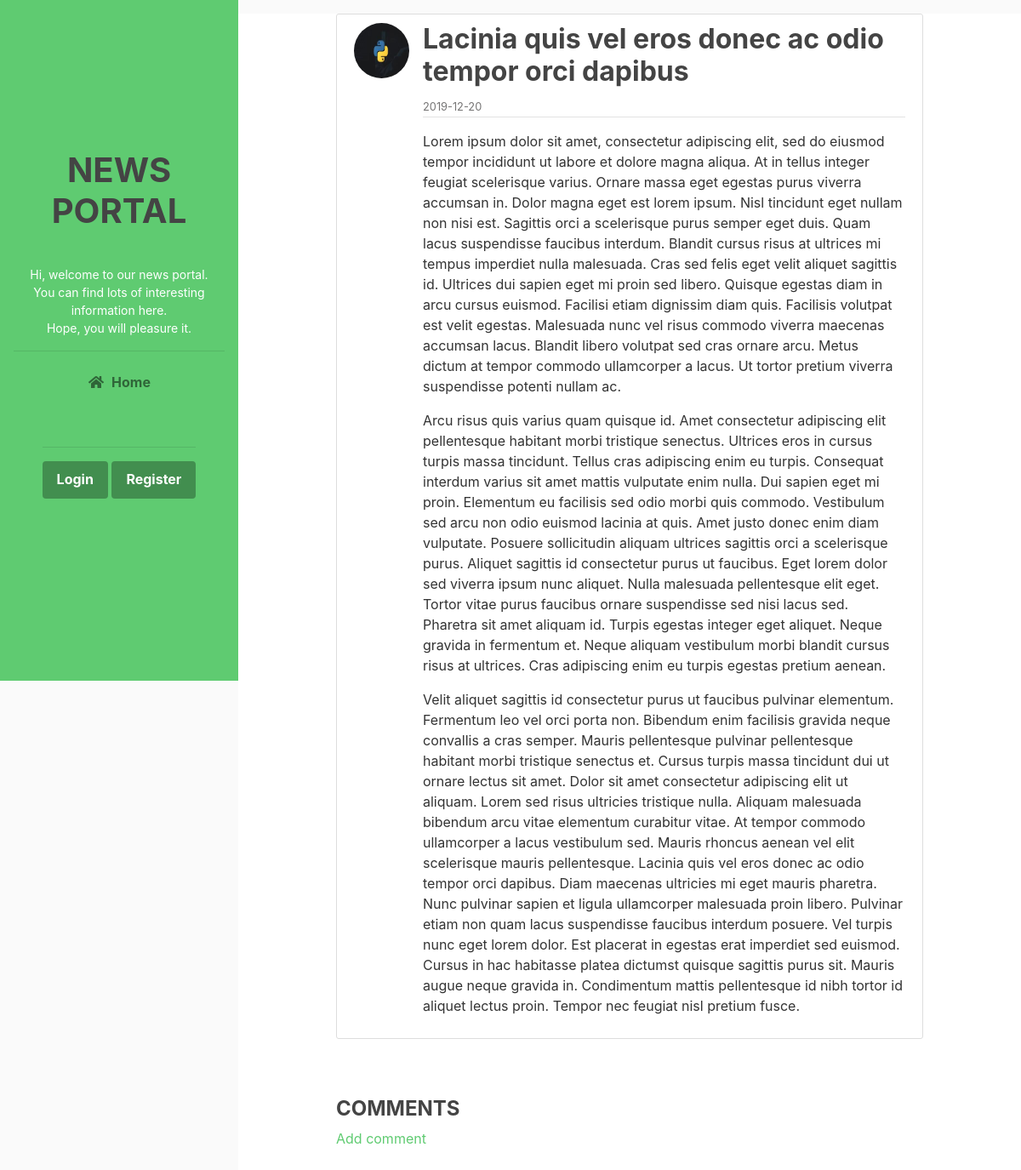
The page /post/32 on the database as committed earlier.
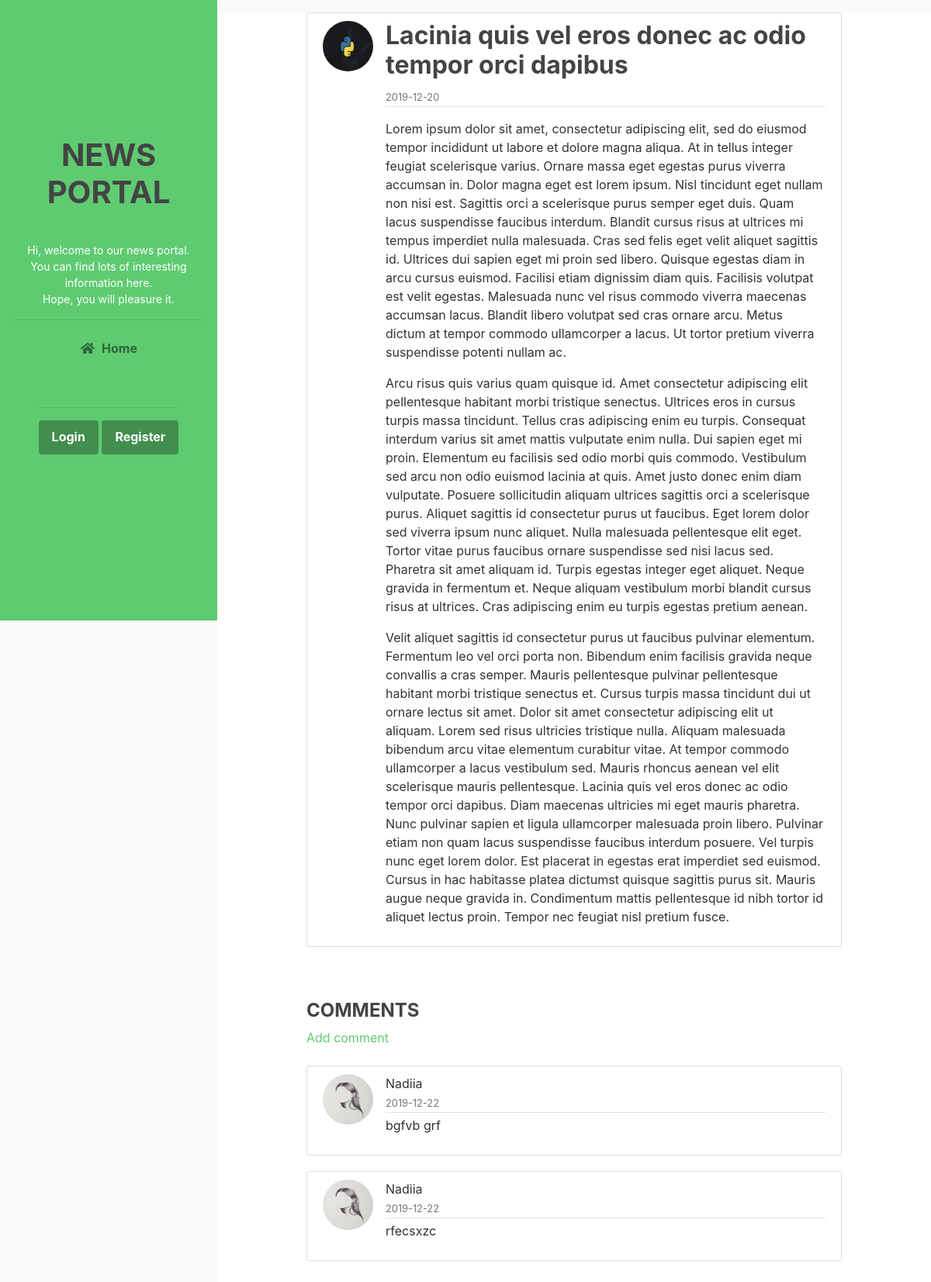
The same page on the database as committed later.
### flasknews/models.py (models this page shows, shortened)
class Post(db.Model):
    id = db.Column(db.Integer, primary_key=True)
    title = db.Column(db.String(100), nullable=False)
    date_posted = db.Column(db.DateTime, nullable=False, default=datetime.utcnow)
    content = db.Column(db.UnicodeText, nullable=False)
    user_id = db.Column(db.Integer, db.ForeignKey('user.id'), nullable=False)
    image_file = db.Column(db.String(20), nullable=False, default='news_default.png')

class Comment(db.Model):
    id = db.Column(db.Integer, primary_key=True)
    body = db.Column(db.String(100), nullable=False)
    timestamp = db.Column(db.DateTime, nullable=False, default=datetime.utcnow)
    post_id = db.Column(db.Integer, db.ForeignKey('post.id'), nullable=False)
    user_id = db.Column(db.Integer, db.ForeignKey('user.id'), nullable=False)

class User(db.Model, UserMixin):
    id = db.Column(db.Integer, primary_key=True)
    username = db.Column(db.String(20), unique=True, nullable=False)
    email = db.Column(db.String(120), unique=True, nullable=False)
    image_file = db.Column(db.String(20), nullable=False, default='default.png')
    password = db.Column(db.String(60), nullable=False)
    posts = db.relationship('Post', backref='author', lazy=True)
    comments = db.relationship('Comment', backref='author', lazy=True)
    about_me = db.Column(db.String(140))
    last_seen = db.Column(db.DateTime, default=datetime.utcnow)
    role = db.Column(db.String, default='user')

### flasknews/routes.py (the view)
@app.route("/post/<int:post_id>")
def post(post_id):
    post = Post.query.get_or_404(post_id)
    comments = Comment.query.filter_by(post_id=post_id).all()
    return render_template('post.html', title=post.title, post=post, comments=comments)

### flasknews/routes.py (called while the page is built)
@app.before_request
def before_request():
    if current_user.is_authenticated:
        current_user.last__seen = datetime.utcnow()
        db.session.commit()

### flasknews/templates/post.html (shortened to what this page needs)
{% extends "layout.html" %}
{% block content %}
    <article class="media content-section content-section-main">
      <img class="rounded-circle article-img" src="{{ url_for('static', filename='images/news/' + post.image_file)}}">
      <div class="media-body">
          <div class="article-metadata">
              <h2 class="article-title">{{ post.title }}</h2>
              <small class="text-muted">{{ post.date_posted.strftime('%Y-%m-%d') }}</small>
          </div>
          <p class="article-content">{{ post.content | safe }}</p>
      </div>
    </article>
    <br><br>
     <h4 style="margin-left: 12.5%"> COMMENTS</h4>
    <a class="more-link" style="margin-left: 12.5%" href="{{url_for('comment_post', post_id=post.id)}}">Add comment</a>
    <br><br>
    {% for comment in comments %}
        <article class="media content-section content-section-main">
        <img class="rounded-circle article-img" src="{{ url_for('static', filename='images/profile_pics/' + comment.author.image_file) }}">
          <div class="media-body">
            <div class="article-metadata">
              <a class="mr-2">{{ comment.author.username }}</a> <br>
              <small class="text-muted">{{ comment.timestamp.strftime('%Y-%m-%d') }}</small>
            </div>
              <p class="article-content">{{ comment.body | safe }}</p>
          </div>
        </article>
    {% endfor %}
    <br><br>
{% endblock content %}

### flasknews/templates/layout.html (shortened to what this page needs)
<!DOCTYPE html>
<html lang="en">
<head>
    <link id="theme-style" rel="stylesheet" href="{{ url_for('static', filename='css/theme-1.css') }}">
    <link id="custom-style" rel="stylesheet" href="{{ url_for('static', filename='css/custom.css') }}">
</head>
<body>
    <header class="header text-center">
	    <nav class="navbar navbar-expand-lg navbar-dark" >
			<div id="navigation" class="collapse navbar-collapse flex-column" >
				<div class="profile-section pt-3 pt-lg-0">
                    <br><br><br><br><br><br>
				    <h1 class="profile-image  mb-3 rounded-circle mx-auto "> NEWS PORTAL  </h1>
                    <br>
					<div class="bio mb-3">Hi, welcome to our news portal. <br> You can find lots of interesting information here. <br> Hope, you will pleasure it.<br></div>
			        <hr>
				</div>
				<ul class="navbar-nav flex-column text-left">
					<li class="nav-item active">
					    <a class="nav-link" href="{{ url_for('home') }}"><i class="fas fa-home fa-fw mr-2"></i>Home <span class="sr-only">(current)</span></a>
					</li>
				</ul>
				<div class="my-2 my-md-3">
					<br><hr>
                    {% if current_user.is_authenticated %}
                    <a class="btn btn-primary" href="{{ url_for('logout') }}">Logout</a>
                    {% else %}
                    <a class="btn btn-primary" href="{{ url_for('login') }}">Login</a>
                    <a class="btn btn-primary" href="{{ url_for('register') }}">Register</a>
                    {% endif %}
				</div>
			</div>
		</nav>
    </header>
    <div class="main-wrapper  ">
        {% block content %}{% endblock %}
    </div>
</body>
</html>

### flasknews/static/css/custom.css (style rules this page uses)
body { background: #fafafa; color: #333333; margin-top: 1rem; }
h1, h2, h3, h4, h5, h6 { color: #444444; }
.content-section-main { background-color: white; padding: 10px 20px; border: 1px solid #dddddd; border-radius: 3px; margin-bottom: 20px; width: 75%; margin-left: auto; margin-right: auto; }
.article-title { color: #444444; }
.article-content { white-space: pre-line; }
.article-img { height: 65px; width: 65px; margin-right: 16px; }
.article-metadata { padding-bottom: 1px; margin-bottom: 4px; border-bottom: 1px solid #e3e3e3 }

Rows that differ between the two databases and show on the page:
added Comment: image_file (picture), author.username "Nadiia", timestamp "2019-12-22", body "bgfvb grf"
added Comment: image_file (picture), author.username "Nadiia", timestamp "2019-12-22", body "rfecsxzc"
